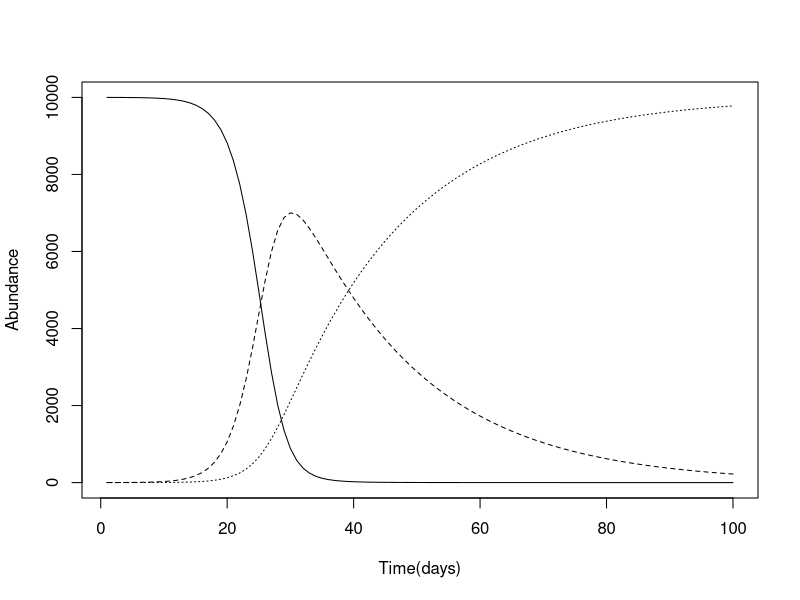
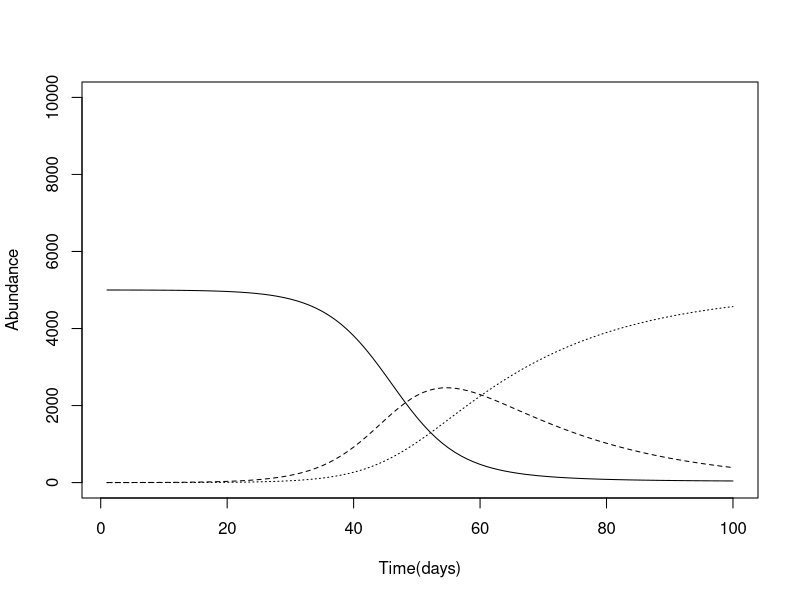
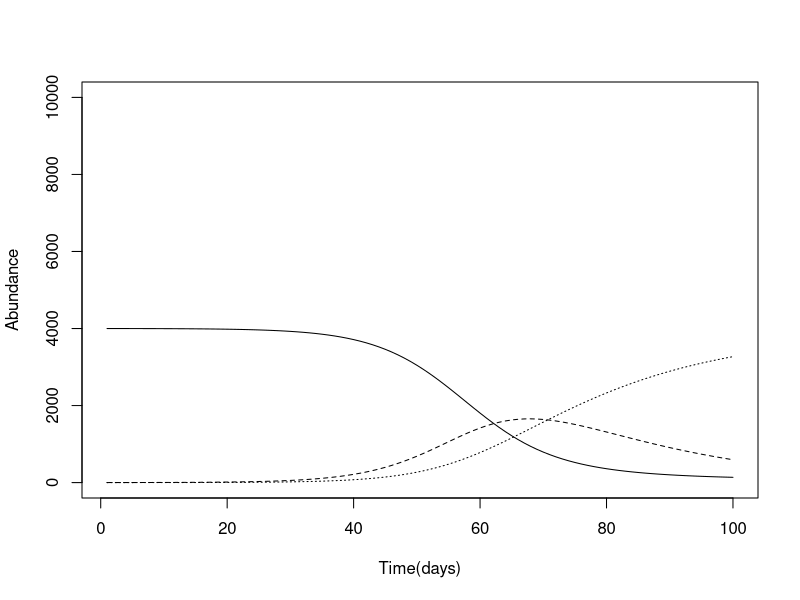
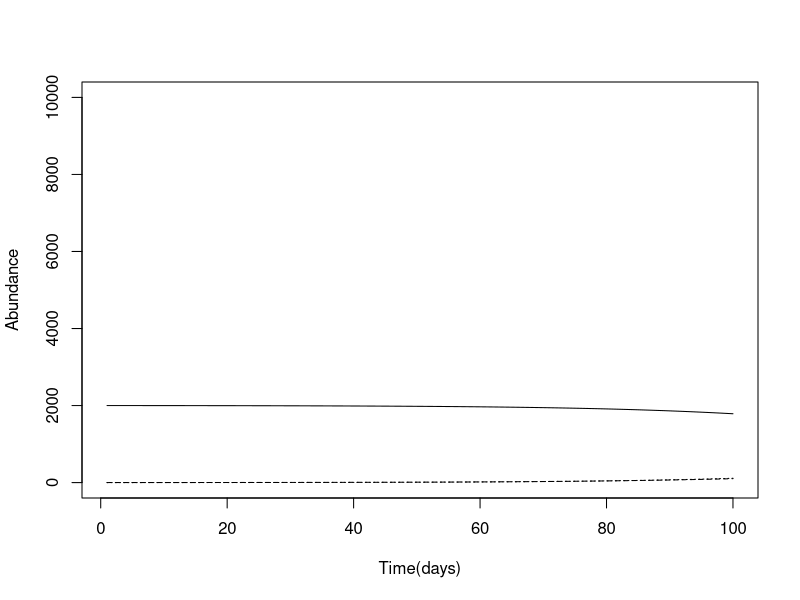
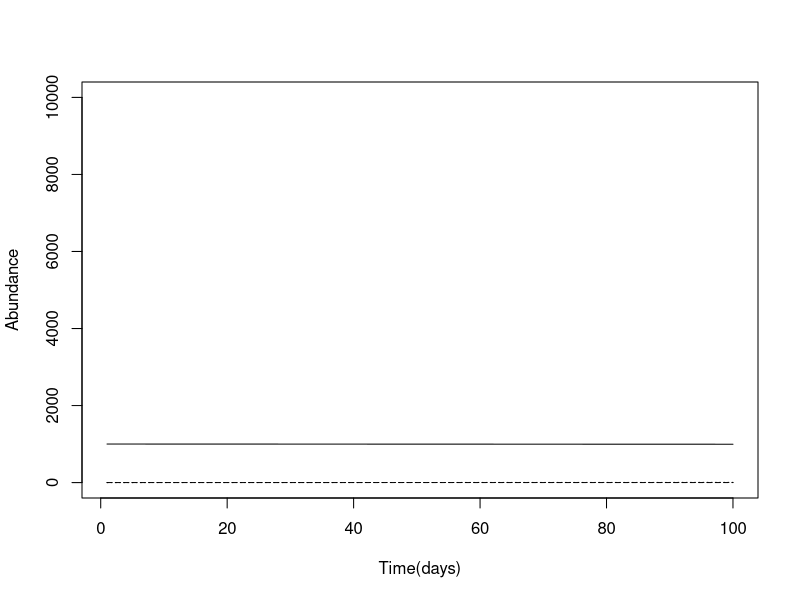
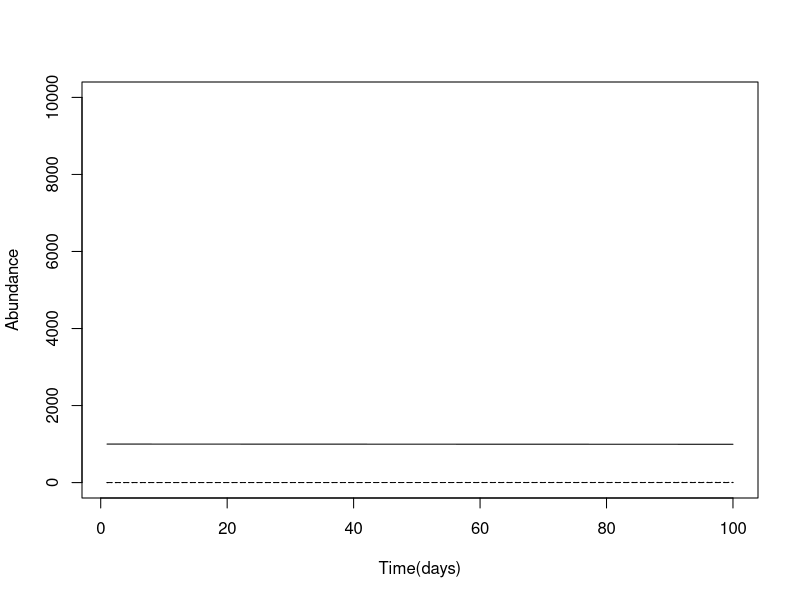
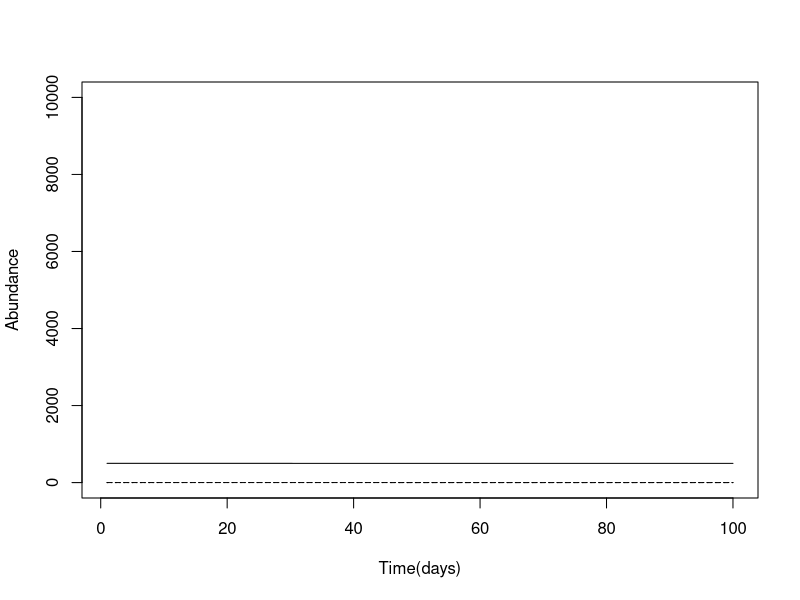

R code for these plots, in order:
#Exercise 1:

#Parameters

k<-50;
b<-0.05;
dt<-0.001;

#Timescale of simulation
T<-100;

#Vector for each class

S<-numeric(T); I<-numeric(T); R<-numeric(T);

#Initial conditions

S[1]<-10000; I[1]<-1; R[1]<-0;

#Simulation

for(t in 2:T){
  
  S[t]=-b*S[t-1]*I[t-1]*dt+S[t-1]
  I[t]=(b*S[t-1]*I[t-1]-k*I[t-1])*dt+I[t-1]
  R[t]=k*I[t-1]*dt+R[t-1]
  
}

#Plot results

TT<-seq(1,T)
plot(TT,S,xlab="Time(days)",ylab="Abundance",type="l",ylim=c(0,10000));
lines(TT,I,lty=2); 
lines(TT,R,lty=3);

#Exercise 2

#Calculating R0 for simulation above
R0<-b*S[1]/k
R0

#Calculating Host Density Threshold (Nc) for simulation above

Nc<-k/b
Nc

##########################################################
#Parameters

k<-50;
b<-0.05;
dt<-0.001;

#Timescale of simulation
T<-100;

#Vector for each class

S<-numeric(T); I<-numeric(T); R<-numeric(T);

#Initial conditions

S[1]<-5000; I[1]<-1; R[1]<-0;

#Simulation

for(t in 2:T){
  
  S[t]=-b*S[t-1]*I[t-1]*dt+S[t-1]
  I[t]=(b*S[t-1]*I[t-1]-k*I[t-1])*dt+I[t-1]
  R[t]=k*I[t-1]*dt+R[t-1]
  
}

#Plot results

TT<-seq(1,T)
plot(TT,S,xlab="Time(days)",ylab="Abundance",type="l",ylim=c(0,10000));
lines(TT,I,lty=2); 
lines(TT,R,lty=3);


#Calculating R0 for simulation above
R0<-b*S[1]/k
R0

#Calculating Host Density Threshold (Nc) for simulation above

Nc<-k/b
Nc

####################

k<-50;
b<-0.05;
dt<-0.001;

#Timescale of simulation
T<-100;

#Vector for each class

S<-numeric(T); I<-numeric(T); R<-numeric(T);

#Initial conditions

S[1]<-4000; I[1]<-1; R[1]<-0;

#Simulation

for(t in 2:T){
  
  S[t]=-b*S[t-1]*I[t-1]*dt+S[t-1]
  I[t]=(b*S[t-1]*I[t-1]-k*I[t-1])*dt+I[t-1]
  R[t]=k*I[t-1]*dt+R[t-1]
  
}

#Plot results

TT<-seq(1,T)
plot(TT,S,xlab="Time(days)",ylab="Abundance",type="l",ylim=c(0,10000));
lines(TT,I,lty=2); 
lines(TT,R,lty=3);


#Calculating R0 for simulation above
R0<-b*S[1]/k
R0

#Calculating Host Density Threshold (Nc) for simulation above

Nc<-k/b
Nc

##########################3

k<-50;
b<-0.05;
dt<-0.001;

#Timescale of simulation
T<-100;

#Vector for each class

S<-numeric(T); I<-numeric(T); R<-numeric(T);

#Initial conditions

S[1]<-2000; I[1]<-1; R[1]<-0;

#Simulation

for(t in 2:T){
  
  S[t]=-b*S[t-1]*I[t-1]*dt+S[t-1]
  I[t]=(b*S[t-1]*I[t-1]-k*I[t-1])*dt+I[t-1]
  R[t]=k*I[t-1]*dt+R[t-1]
  
}

#Plot results

TT<-seq(1,T)
plot(TT,S,xlab="Time(days)",ylab="Abundance",type="l",ylim=c(0,10000));
lines(TT,I,lty=2); 
lines(TT,R,lty=3);


#Calculating R0 for simulation above
R0<-b*S[1]/k
R0

#Calculating Host Density Threshold (Nc) for simulation above

Nc<-k/b
Nc

######################


k<-50;
b<-0.05;
dt<-0.001;

#Timescale of simulation
T<-100;

#Vector for each class

S<-numeric(T); I<-numeric(T); R<-numeric(T);

#Initial conditions

S[1]<-1001; I[1]<-1; R[1]<-0;

#Simulation

for(t in 2:T){
  
  S[t]=-b*S[t-1]*I[t-1]*dt+S[t-1]
  I[t]=(b*S[t-1]*I[t-1]-k*I[t-1])*dt+I[t-1]
  R[t]=k*I[t-1]*dt+R[t-1]
  
}

#Plot results

TT<-seq(1,T)
plot(TT,S,xlab="Time(days)",ylab="Abundance",type="l",ylim=c(0,10000));
lines(TT,I,lty=2); 
lines(TT,R,lty=3);


#Calculating R0 for simulation above
R0<-b*S[1]/k
R0

#Calculating Host Density Threshold (Nc) for simulation above

Nc<-k/b
Nc

#####################


k<-50;
b<-0.05;
dt<-0.001;

#Timescale of simulation
T<-100;

#Vector for each class

S<-numeric(T); I<-numeric(T); R<-numeric(T);

#Initial conditions

S[1]<-1000; I[1]<-1; R[1]<-0;

#Simulation

for(t in 2:T){
  
  S[t]=-b*S[t-1]*I[t-1]*dt+S[t-1]
  I[t]=(b*S[t-1]*I[t-1]-k*I[t-1])*dt+I[t-1]
  R[t]=k*I[t-1]*dt+R[t-1]
  
}

#Plot results

TT<-seq(1,T)
plot(TT,S,xlab="Time(days)",ylab="Abundance",type="l",ylim=c(0,10000));
lines(TT,I,lty=2); 
lines(TT,R,lty=3);


#Calculating R0 for simulation above
R0<-b*S[1]/k
R0

#Calculating Host Density Threshold (Nc) for simulation above

Nc<-k/b
Nc

########################

k<-50;
b<-0.05;
dt<-0.001;

#Timescale of simulation
T<-100;

#Vector for each class

S<-numeric(T); I<-numeric(T); R<-numeric(T);

#Initial conditions

S[1]<-500; I[1]<-1; R[1]<-0;

#Simulation

for(t in 2:T){
  
  S[t]=-b*S[t-1]*I[t-1]*dt+S[t-1]
  I[t]=(b*S[t-1]*I[t-1]-k*I[t-1])*dt+I[t-1]
  R[t]=k*I[t-1]*dt+R[t-1]
  
}

#Plot results

TT<-seq(1,T)
plot(TT,S,xlab="Time(days)",ylab="Abundance",type="l",ylim=c(0,10000));
lines(TT,I,lty=2); 
lines(TT,R,lty=3);


#Calculating R0 for simulation above
R0<-b*S[1]/k
R0

#Calculating Host Density Threshold (Nc) for simulation above

Nc<-k/b
Nc

#Exercise 3 








